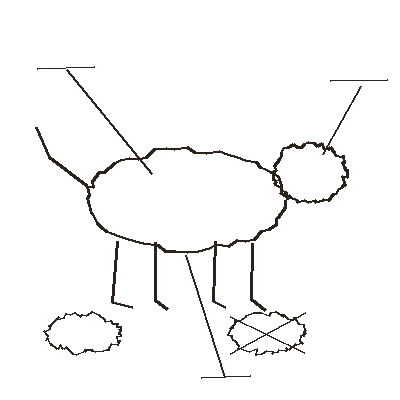
#> input picture app/client/fixtures/assets/journal/note_sketch.png, 400 x 400 px
$ python trace_hound.py ../../../app/client/fixtures/assets/journal/note_sketch.png
#> lines starting #> are read from the running program, lines starting #| are printed output that depends on the picture; after the words box and inside, x2 and y2 are one past the last pixel; in counts of white or black regions, pixels touching at a corner belong together
"""Extract the Gessner hound's outer silhouette from ref 011.jpg as an ordered contour.
Writes hound_mask.png (for inspection) and hound_contour.npy (crop pixel coords)."""
import os, sys
import numpy as np
from PIL import Image
from scipy import ndimage

HERE = os.path.dirname(os.path.abspath(__file__))
SRC = sys.argv[1]
X0, Y0, X1, Y1 = 330, 1500, 1480, 2600  # figure crop in the full-res page
im = np.asarray(Image.open(SRC).convert("L").crop((X0, Y0, X1, Y1)), float)
#> im: shape (1100, 1150) float64; every value is 0
bg = ndimage.gaussian_filter(im, 40)
ink = (im < bg - 45)
#> ink: shape (1100, 1150) bool; every value is 0
GROUND = int(os.environ.get("GROUND", 960))  # crop-y where paws meet grass
ink[GROUND:] = False
ink[GROUND - 2:GROUND] = True          # seal the paws along the ground line
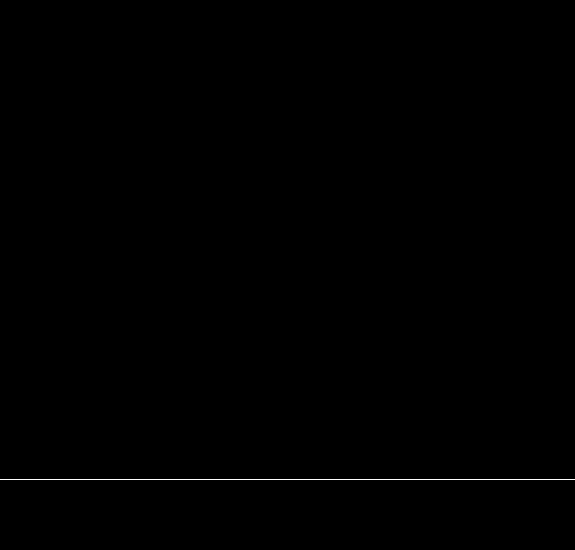
#> ink: shape (1100, 1150) bool (shown at 1/2 size); 0.18% white in thin lines or dots, all inside (x1, y1, x2, y2) = (0, 958, 1150, 960)
ink = ndimage.binary_closing(ink, iterations=int(os.environ.get("CLOSE", 3)))
#> ink: shape (1100, 1150) bool; 0.18% white in thin lines or dots, all inside (x1, y1, x2, y2) = (3, 958, 1147, 960)
outside = ~ink
lab, n = ndimage.label(outside)
#> n = 1
bg_lab = lab[0, 0]
#> bg_lab = 1
m = lab != bg_lab                       # everything not reachable from the page corner
m = ndimage.binary_opening(m, iterations=3)
lab, n = ndimage.label(m)
#> lab: shape (1100, 1150) int32; every value is 0
#> n = 0
sizes = ndimage.sum(m, lab, range(1, n + 1))
#> sizes = empty array
#> (the run stopped early here; a loop or call above may not have finished)
